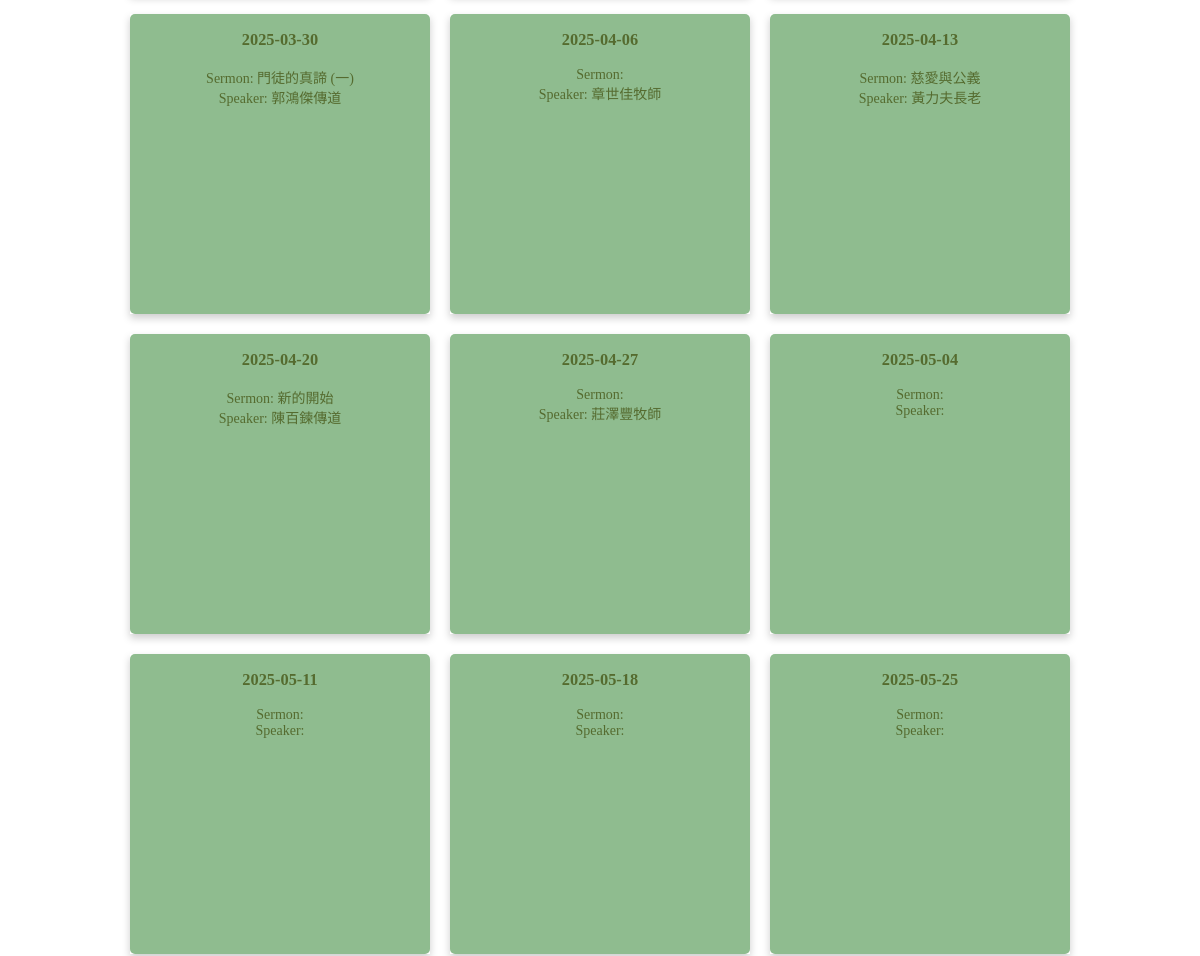
Before: / (middle part) with the older database file.
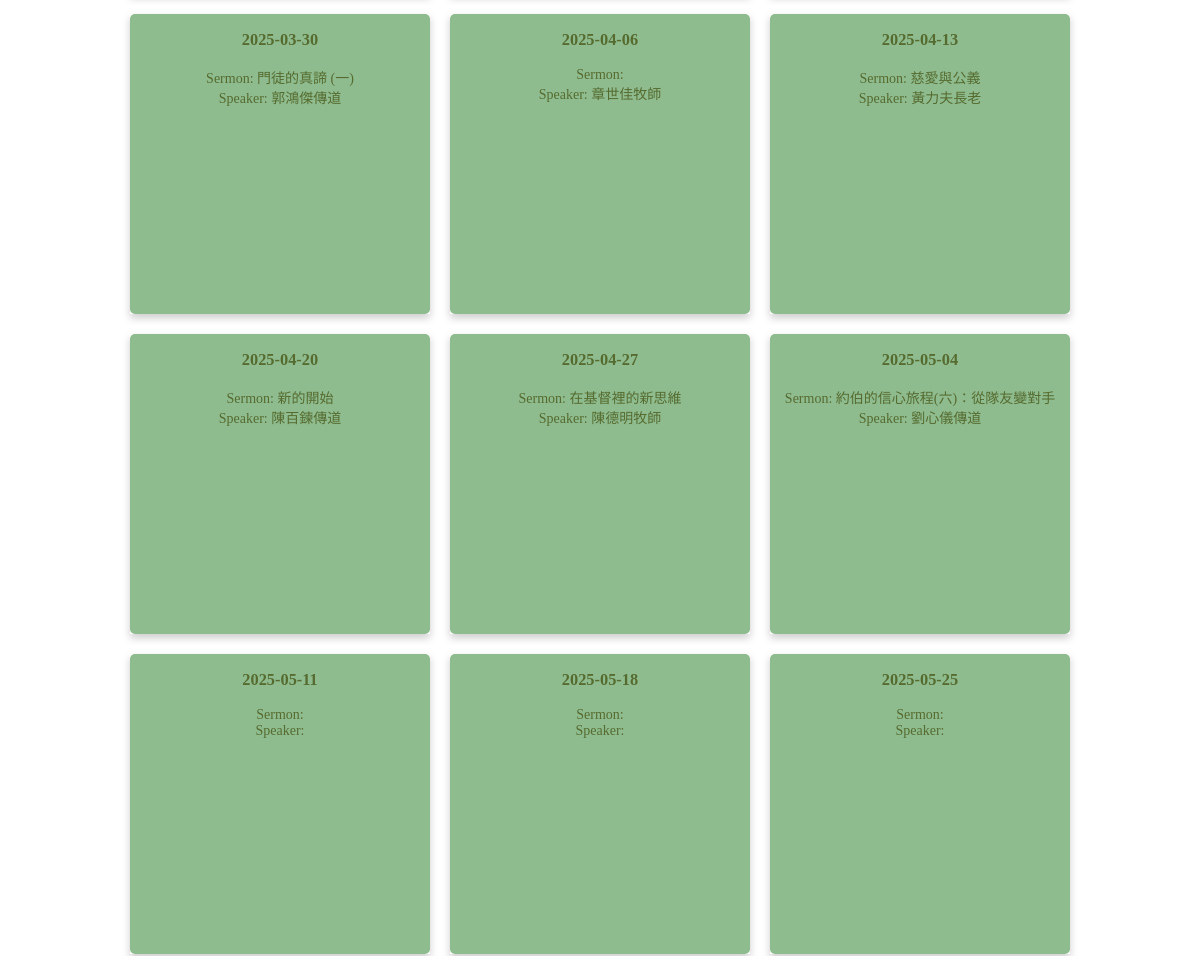
After: the same page with the newer database file.
### tables this page shows
CREATE TABLE "sermon" (sermon_id INTEGER PRIMARY key, title text, speaker text, bible_verse text, keyword text, outline text, lang text, updated text default CURRENT_TIMESTAMP, date text);

### web/index.py (the view)
@app.route("/")
def index():
	id = request.args.get('id', None)
	if id:
		songs = Utils.get_worship_songs(id)
		w = Utils.get_worship(id)
		return render_template('song.html', songs=songs, id=id, w=w)
	sundays = Tools.allsundays()
	worship = Utils.worship_list()
	worship = [{'date': x, 'worship': next((y for y in worship if y['date'] == x), -1)} for x in sundays[1]]
	return render_template('worship.html', worship=worship, sundays=sundays)

### app/db.py (called while the page is built)
def run(sql, db_name="worship.db"):
    return __execute(sql, para=None, db_name=db_name)

def __execute(sql, db_name, para=None):
    try:
        con = open(db_name)
        cur = con.cursor()
        if para:
            result = cur.execute(sql, para).fetchall()
        else:
            result = cur.execute(sql).fetchall()
        con.commit()
        return result
    except Exception as e:
        print('error', e)
        return e
    finally:
        close()

def open(db_name):
    con = _connect_db(db_name)
    return con

def close():
    try:
        con.close()
        return None
    except Exception as e:
        return e

def _connect_db(db_name):
    path = os.path.dirname(os.path.dirname(os.path.realpath(__file__)))
    con = sqlite3.connect(os.path.join(path, 'db', db_name))
    return con

### app/tools.py (called while the page is built)
def allsundays():
    now = datetime.now()
    coming_sunday = (now + timedelta(days=6-now.weekday())).strftime("%Y-%m-%d")
    year = now.year
    d = date(year, 1, 1)
    d += timedelta(days = 6 - d.weekday())  # First Sunday
    sundays = []
    sundays.append(d.strftime("%Y-%m-%d"))
    while d.year == year:
        d += timedelta(days = 7)
        if d.year == year:
            sundays.append(d.strftime("%Y-%m-%d"))
    return [coming_sunday, sundays]

### web/templates/worship.html (shortened to what this page needs)
{% include 'header.html' %}
</head>
<body>
<div class="worship_container">
{% for w in worship %}
    <div class="worship-card">
        <div class="card-inner" date="{{ w.date }}">
        <div class="card-front">
            <h3>{{ w.date }}</h3>
    {% if w.worship %}
        Sermon: {{ w.worship.sermon_title }}<br/>
        Speaker: {{ w.worship.speaker }}<br/>
        </div>
            <div class="card-back" name="{{ w.worship.worship_id }}">
            <b>Worship Team</b><br/>
                {% for team in w.worship.content %}
                    {% if team.user_name != '' %}
                        {{ team.role }}:&nbsp;{{ team.user_name }}<br/>
                    {% endif %}
                {% endfor %}
            <div class="overlay_btns"><button id="song_btn" name="{{ w.worship.worship_id }}">Songs</button>&nbsp;<button id="team_btn" name="{{ w.worship.worship_id }}">Teams</button></div>
        </div>
    {% else %}
            </div>
      <div class="card-back">
            <div class="overlay_btns"><button id="song_btn" name="{{ w.worship.worship_id }}">Songs</button>&nbsp;<button id="team_btn" name="{{ w.worship.worship_id }}">Teams</button></div>
      </div>
    {% endif %}
  </div>
</div>
{% endfor %}
</div>
</body>
</html>

### web/templates/header.html (shortened to what this page needs)
<!DOCTYPE html>
<html lang="en">
<head>
    <link href="../static/jquery-ui.css" rel="stylesheet">
</head>

### web/templates/worship.html (style rules this page uses)
.worship_container { display: flex; flex-wrap: wrap; flex-direction: row; align-items: center; justify-content: center; }
.worship_container > div { min-width: 220px; margin: 10px; text-align: center; font-size: 14px; }
.worship-card { background-color: transparent; width: 300px; height: 300px; perspective: 1000px; }
.card-inner { position: relative; width: 100%; height: 100%; text-align: center; transition: transform 0.6s; transform-style: preserve-3d; box-shadow: 0 4px 8px 0 rgba(0,0,0,0.2); }
.card-front, .card-back { position: absolute; width: 100%; height: 100%; -webkit-backface-visibility: hidden; backface-visibility: hidden; border-radius: 5px; }
.card-front { background-color: #8FBC8F; color: #556B2F; }
.card-back { background-color: #009688; color: #fff; transform: rotateY(180deg); }
.overlay_btns { position: absolute ; bottom: 10px; right: 10px; font-size: 12px; }

Changed rows visible on the page:
now on this page (row edited): sermon: worship.sermon_title "約伯的信心旅程(六)：從隊友變對手", worship.speaker "劉心儀傳道"
Other visible differences:
new list line: "2025-04-27 Sermon: Speaker:"
new list line: "在基督裡的新思維 陳德明牧師"
new list line: "2025-05-04 Sermon: Speaker:"
list line gone: "2025-04-27 Sermon: Speaker:"
list line gone: "莊澤豐牧師"
list line gone: "2025-05-04 Sermon: Speaker:"
